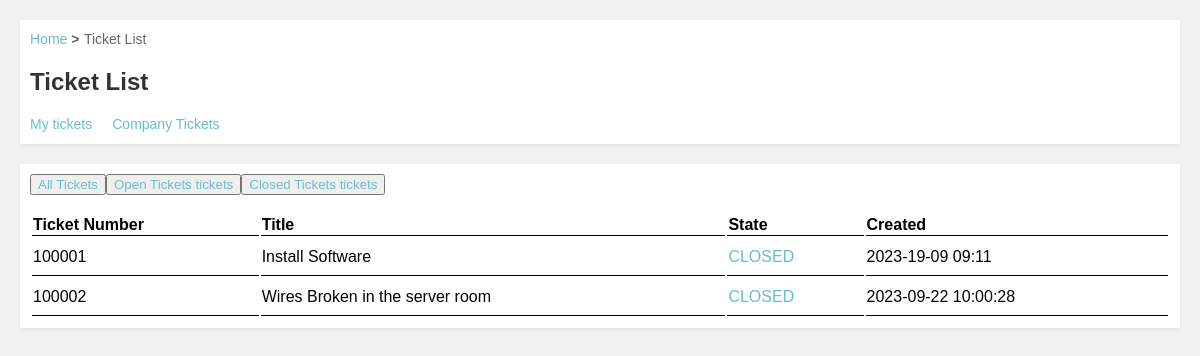
Page /CustomerInterface/ticketList.php?link=MyTickets&link2=ClosedTickets (signed in) on the committed database.
### tables this page shows
CREATE TABLE `tickets` (
  `id` int(11) NOT NULL AUTO_INCREMENT,
  `ticket_num` int(11) NOT NULL,
  `agentID` int(11) NOT NULL,
  `responsible` int(11) DEFAULT NULL,
  `owner` int(11) DEFAULT NULL,
  `queueID` int(11) NOT NULL,
  `serviceID` int(11) NOT NULL,
  `priority` enum('HIGH','MIDDLE','LOW') NOT NULL,
  `create_time` datetime NOT NULL,
  `state` enum('OPEN','PENDING','PROCESSING','CLOSED') NOT NULL,
  `valid` int(11) NOT NULL,
  PRIMARY KEY (`id`),
  KEY `fk_ticket_num_opentk_idx` (`ticket_num`),
  KEY `fk_queue_ticket_idx` (`queueID`),
  KEY `fk_sevice_tick_idx` (`serviceID`),
  KEY `FK_owner_ticket_idx` (`owner`),
  CONSTRAINT `FK_owner_ticket` FOREIGN KEY (`owner`) REFERENCES `agent` (`agentid`),
  CONSTRAINT `fk_queue_ticket` FOREIGN KEY (`queueID`) REFERENCES `queue` (`queueid`),
  CONSTRAINT `fk_sevice_tick` FOREIGN KEY (`serviceID`) REFERENCES `service` (`serviceid`),
  CONSTRAINT `fk_ticket_num_opentk` FOREIGN KEY (`ticket_num`) REFERENCES `open_tickets` (`ticket_num`)
);

CREATE TABLE `open_tickets` (
  `ticket_num` int(11) NOT NULL AUTO_INCREMENT,
  `customer_userID` int(11) DEFAULT NULL,
  `title` varchar(45) DEFAULT NULL,
  `message` varchar(45) DEFAULT NULL,
  `body` text,
  `attachment` varchar(2045) DEFAULT NULL,
  `create_time` varchar(45) DEFAULT NULL,
  `valid` int(11) DEFAULT NULL,
  PRIMARY KEY (`ticket_num`),
  KEY `FK_opentickets_user_idx` (`customer_userID`),
  CONSTRAINT `FK_opentickets_user` FOREIGN KEY (`customer_userID`) REFERENCES `customeruser` (`customer_userid`)
);

### CustomerInterface/DatabaseConfig.php (called while the page is built, shortened)
<?php
    class dbconnect{
        public $conn;
        public function __construct(){
            $this->host = "localhost";
            $this->user = "root";
            $this->password = '+256794172442';
            $this->port = 3306;
            $this->db = "musthelpdesk_db";
            try{
                $this->conn = new PDO("mysql:host=$this->host;port=$this->port;dbname=$this->db", $this->user, $this->password);
                $this->conn->setAttribute(PDO::ATTR_ERRMODE, PDO::ERRMODE_EXCEPTION);
            }catch (PDOException $e){
                echo "Something Went wrong \n" . $e->getMessage();
            }
        }
        function getData($query){
            try{
                $statement = $this->conn->prepare($query);
                $statement->execute();
                $statement->setFetchMode(PDO::FETCH_ASSOC);
                return $statement->fetchAll();
            }catch (PDOException $e){
                echo $e->getMessage();
            }
        }
        function CloseConnection(): void{
            $this->conn = null;
        }
    }
?>

### CustomerInterface/ticketList.php (called while the page is built, shortened)
<?php
    require_once('./functions.php');
    include("./html/ticketList.html");
?>

### CustomerInterface/functions.php (the view, shortened to what this page needs)
<?php
require_once('./DatabaseConfig.php');
function closedTickets()
{
    $db = new dbconnect();
    $results = $db->getData("SELECT * FROM open_tickets WHERE valid=0 AND customer_userID='" . (int)$_SESSION["id"] . "'");
    foreach ($results as $row) {
        $ticketNumber = $row["ticket_num"];
        $title = $row["title"];
        $created = $row["create_time"];
        $subQ = $db->getData("SELECT state FROM tickets WHERE ticket_num = $ticketNumber");
        foreach ($subQ as $row) {
            if ($row["state"] == "CLOSED") {
                echo "
        <tr height='38'>
            <td>$ticketNumber</td>
            <td>$title</td>
            <td><a href='./showTicket.php?link=$ticketNumber'>" . $row["state"] . "</a></td>
            <td>$created</td>
        </tr>
        ";
            }
        }
    }
}
?>

### rows in the picture
tickets: ticket_num.ticket_num "100001", ticket_num.title "Install Software", state "CLOSED", ticket_num.create_time "2023-19-09 09:11"
open_tickets: ticket_num "100002", title "Wires Broken in the server room", create_time "2023-09-22 10:00:28"
